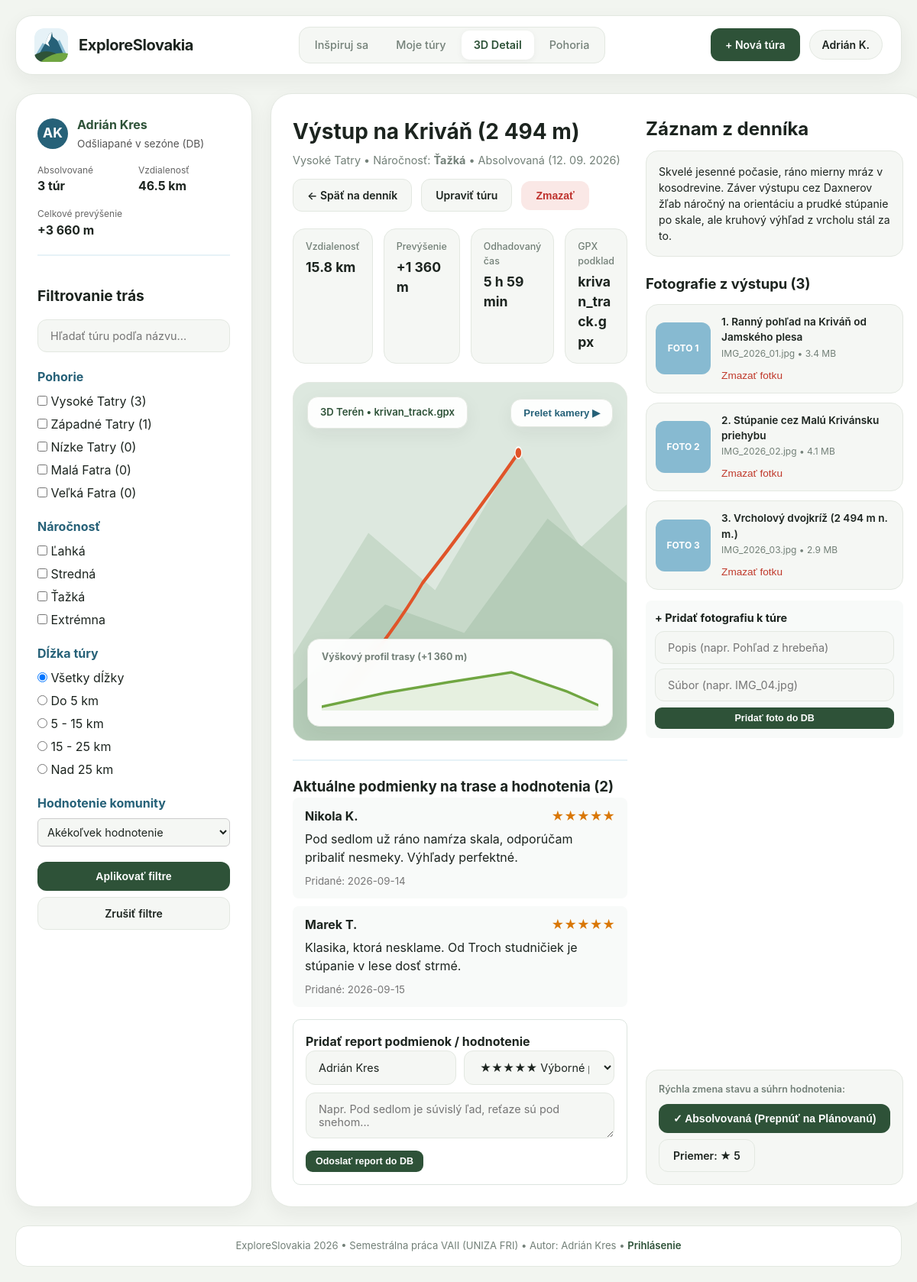
The page /?c=hike&a=detail&id=1 on the database its author committed.
### tables this page shows
CREATE TABLE `mountains` (
                             `id` INT AUTO_INCREMENT PRIMARY KEY,
                             `name` VARCHAR(100) NOT NULL UNIQUE,
                             `highest_peak` VARCHAR(100) NOT NULL,
                             `elevation` INT NOT NULL,
                             `description` TEXT NULL
);

CREATE TABLE `hikes` (
                         `id` INT AUTO_INCREMENT PRIMARY KEY,
                         `user_id` INT NOT NULL DEFAULT 1,
                         `mountain_id` INT NOT NULL DEFAULT 1,
                         `mountain` VARCHAR(100) NOT NULL,
                         `title` VARCHAR(255) NOT NULL,
                         `hike_date` DATE NOT NULL,
                         `distance` DECIMAL(5,2) NOT NULL,
                         `elevation` INT NOT NULL,
                         `difficulty` VARCHAR(50) NOT NULL DEFAULT 'Stredná',
                         `gpx_file` VARCHAR(255) NOT NULL DEFAULT 'trasa.gpx',
                         `status` VARCHAR(50) NOT NULL DEFAULT 'Absolvovaná',
                         `is_public` TINYINT(1) NOT NULL DEFAULT 1,
                         `description` TEXT NULL,
                         CONSTRAINT `fk_hikes_user` FOREIGN KEY (`user_id`) REFERENCES `users`(`id`) ON DELETE CASCADE,
                         CONSTRAINT `fk_hikes_mountain` FOREIGN KEY (`mountain_id`) REFERENCES `mountains`(`id`) ON DELETE RESTRICT
);

CREATE TABLE `ratings` (
                           `id` INT AUTO_INCREMENT PRIMARY KEY,
                           `hike_id` INT NOT NULL,
                           `author_name` VARCHAR(100) NOT NULL DEFAULT 'Turista',
                           `stars` INT NOT NULL DEFAULT 5,
                           `comment` TEXT NULL,
                           `created_at` DATE NOT NULL,
                           CONSTRAINT `fk_ratings_hike` FOREIGN KEY (`hike_id`) REFERENCES `hikes`(`id`) ON DELETE CASCADE
);

CREATE TABLE `hike_photos` (
                               `id` INT AUTO_INCREMENT PRIMARY KEY,
                               `hike_id` INT NOT NULL,
                               `caption` VARCHAR(255) NOT NULL,
                               `file_name` VARCHAR(255) NOT NULL DEFAULT 'IMG_TATRY.jpg',
                               `file_size` VARCHAR(50) NOT NULL DEFAULT '3.2 MB',
                               CONSTRAINT `fk_photos_hike` FOREIGN KEY (`hike_id`) REFERENCES `hikes`(`id`) ON DELETE CASCADE
);

### App/Views/Hike/detail.view.php (the view, shortened to what the rows shown need)
<?php
$photos = $hike->getPhotos();
$ratings = $hike->getRatings();
$avgRating = $hike->getAverageRating();
?>
<div class="detail-grid">
    <section aria-labelledby="hike-title">
        <div class="page-title-bar">
            <div class="hike-header">
                <h1 id="hike-title"><?= htmlspecialchars((string)$hike->getTitle()) ?></h1>
                <p class="hike-meta" style="margin-bottom: 0;">
                    <?= htmlspecialchars((string)$hike->getMountain()) ?> •
                    Náročnosť: <strong><?= htmlspecialchars((string)$hike->getDifficulty()) ?></strong> •
                    <?= htmlspecialchars((string)$hike->getStatus()) ?> (<?= htmlspecialchars($hike->getFormattedDate()) ?>)
                </p>
            </div>
        </div>
        <div class="metrics-grid">
            <div class="metric-box">
                <span class="metric-label">Vzdialenosť</span>
                <strong class="metric-value"><?= number_format((float)$hike->getDistance(), 1) ?> km</strong>
            </div>
            <div class="metric-box">
                <span class="metric-label">Prevýšenie</span>
                <strong class="metric-value">+<?= number_format((int)$hike->getElevation(), 0, '.', ' ') ?> m</strong>
            </div>
            <div class="metric-box">
                <span class="metric-label">Odhadovaný čas</span>
                <strong class="metric-value"><?= $hike->getEstimatedDuration() ?></strong>
            </div>
            <div class="metric-box">
                <span class="metric-label">GPX podklad</span>
                <strong class="metric-value"><?= htmlspecialchars((string)$hike->getGpxFile()) ?></strong>
            </div>
        </div>
        <div class="map-viewport" role="region" aria-label="3D vizualizácia terénu" style="margin-bottom: 24px;">
            <div class="map-top-controls">
                <span class="floating-badge">3D Terén • <?= htmlspecialchars((string)$hike->getGpxFile()) ?></span>
                <button type="button" class="floating-btn">Prelet kamery ▶</button>
            </div>
            <div class="elevation-card">
                <div class="elevation-title">Výškový profil trasy (+<?= number_format((int)$hike->getElevation(), 0, '.', ' ') ?> m)</div>
            </div>
        </div>
        <div style="border-top: 2px solid #E6F2F7; padding-top: 20px;">
            <?php foreach ($ratings as $r): ?>
                <div style="background: #f8faf9; padding: 12px 16px; border-radius: 8px; margin-bottom: 10px;">
                    <div style="display: flex; justify-content: space-between;">
                        <strong><?= htmlspecialchars((string)$r->getAuthorName()) ?></strong>
                        <span style="color: #d97706; font-weight: bold;"><?= str_repeat('★', (int)$r->getStars()) ?><?= str_repeat('☆', 5 - (int)$r->getStars()) ?></span>
                    </div>
                    <p style="margin: 6px 0;"><?= htmlspecialchars((string)$r->getComment()) ?></p>
                    <small style="color: #777;">Pridané: <?= htmlspecialchars((string)$r->getCreatedAt()) ?></small>
                </div>
            <?php endforeach; ?>
        </div>
    </section>
    <aside class="side-panel" aria-label="Záznam z denníka a fotogaléria">
        <div>
            <h2>Záznam z denníka</h2>
            <p class="diary-note">
                <?= nl2br(htmlspecialchars((string)$hike->getDescription())) ?>
            </p>
        </div>
        <div>
            <div class="section-header">
                <h2>Fotografie z výstupu (<?= count($photos) ?>)</h2>
            </div>
            <div class="photo-list">
                <?php if (empty($photos)): ?>
                    <p style="color: #666; font-size: 0.9em;">K tejto túre zatiaľ nie sú priradené žiadne fotografie.</p>
                <?php else: ?>
                    <?php foreach ($photos as $index => $photo): ?>
                        <article class="photo-item">
                            <div class="photo-thumb">FOTO <?= $index + 1 ?></div>
                            <div class="photo-info">
                                <h4><?= $index + 1 ?>. <?= htmlspecialchars((string)$photo->getCaption()) ?></h4>
                                <p class="photo-meta"><?= htmlspecialchars((string)$photo->getFileName()) ?> • <?= htmlspecialchars((string)$photo->getFileSize()) ?></p>
                                <div class="photo-actions">
                                    <form action="<?= $link->url('hike.deletePhoto') ?>" method="post" style="display: inline;">
                                        <button type="submit" style="background: none; border: none; color: #c0392b; cursor: pointer; padding: 0; font-size: 0.85em;">Zmazať fotku</button>
                                    </form>
                                </div>
                            </div>
                        </article>
                    <?php endforeach; ?>
                <?php endif; ?>
            </div>
        </div>
    </aside>
</div>

### App/Views/Layouts/root.layout.view.php (shortened to what the rows shown need)
<?php
try {
    $sidebarMountains = \App\Models\Mountain::getAll();
} catch (\Throwable $e) {
    $allHikes = [];
    $sidebarMountains = [];
}
$selectedMountains = $_GET['mountains'] ?? [];
?>
<!DOCTYPE html>
<html lang="sk">
<head>
    <link rel="stylesheet" href="<?= $link->asset('css/style.css') ?>">
</head>
<body>
<div class="app-container">
    <div class="shell-grid">
        <aside class="card sidebar-section" aria-label="Bočný panel">
            <div class="filters-section">
                <h2 style="margin-bottom: 16px; font-size: 1.2em;">Filtrovanie trás</h2>
                <form action="<?= $link->url('home.index') ?>" method="GET" class="filter-form">
                    <div class="filter-group" style="margin-bottom: 20px;">
                        <h3 style="font-size: 1em; margin-bottom: 8px; color: #266178;">Pohorie</h3>
                        <?php foreach ($sidebarMountains as $m): ?>
                            <label style="display: block; margin-bottom: 6px; cursor: pointer;">
                                <input type="checkbox" name="mountains[]" value="<?= htmlspecialchars((string)$m->getName()) ?>" <?= in_array($m->getName(), $selectedMountains, true) ? 'checked' : '' ?>>
                                <?= htmlspecialchars((string)$m->getName()) ?> (<?= $m->getHikeCount() ?>)
                            </label>
                        <?php endforeach; ?>
                    </div>
                </form>
            </div>
        </aside>
        <main class="card">
            <?= $contentHTML ?>
        </main>
    </div>
</div>
</body>
</html>

### rows shown on the page
mountains: name "Vysoké Tatry", HikeCount "3"
mountains: name "Západné Tatry", HikeCount "1"
mountains: name "Nízke Tatry", HikeCount "0"
mountains: name "Malá Fatra", HikeCount "0"
mountains: name "Veľká Fatra", HikeCount "0"
hikes: title "Výstup na Kriváň (2 494 m)", mountain "Vysoké Tatry", difficulty "Ťažká", status "Absolvovaná", hike_date "12. 09. 2026", distance "15.8", elevation "1 360", $hike->getEstimatedDuration() "5 h 59 min", gpx_file "krivan_track.gpx", description "Skvelé jesenné počasie, ráno mierny mráz v kosodrevine. Záver výstupu cez Daxnerov žľab náročný na orientáciu a prudké stúpanie po skale, ale kruhový výhľad z vrcholu stál za to."
ratings: author_name "Nikola K.", stars "★★★★★", comment "Pod sedlom už ráno namŕza skala, odporúčam pribaliť nesmeky. Výhľady perfektné.", created_at "2026-09-14"
ratings: author_name "Marek T.", stars "★★★★★", comment "Klasika, ktorá nesklame. Od Troch studničiek je stúpanie v lese dosť strmé.", created_at "2026-09-15"
hike_photos: caption "Ranný pohľad na Kriváň od Jamského plesa", file_name "IMG_2026_01.jpg", file_size "3.4 MB"
hike_photos: caption "Stúpanie cez Malú Krivánsku priehybu", file_name "IMG_2026_02.jpg", file_size "4.1 MB"
hike_photos: caption "Vrcholový dvojkríž (2 494 m n. m.)", file_name "IMG_2026_03.jpg", file_size "2.9 MB"

### other values the page prints
$completedCount "3"
$totalDist "46.5"
$totalElev "3 660"
$diff "Ľahká"
$diff "Stredná"
$diff "Ťažká"
$diff "Extrémna"
count($ratings) "2"
count($photos) "3"
$avgRating "5"
